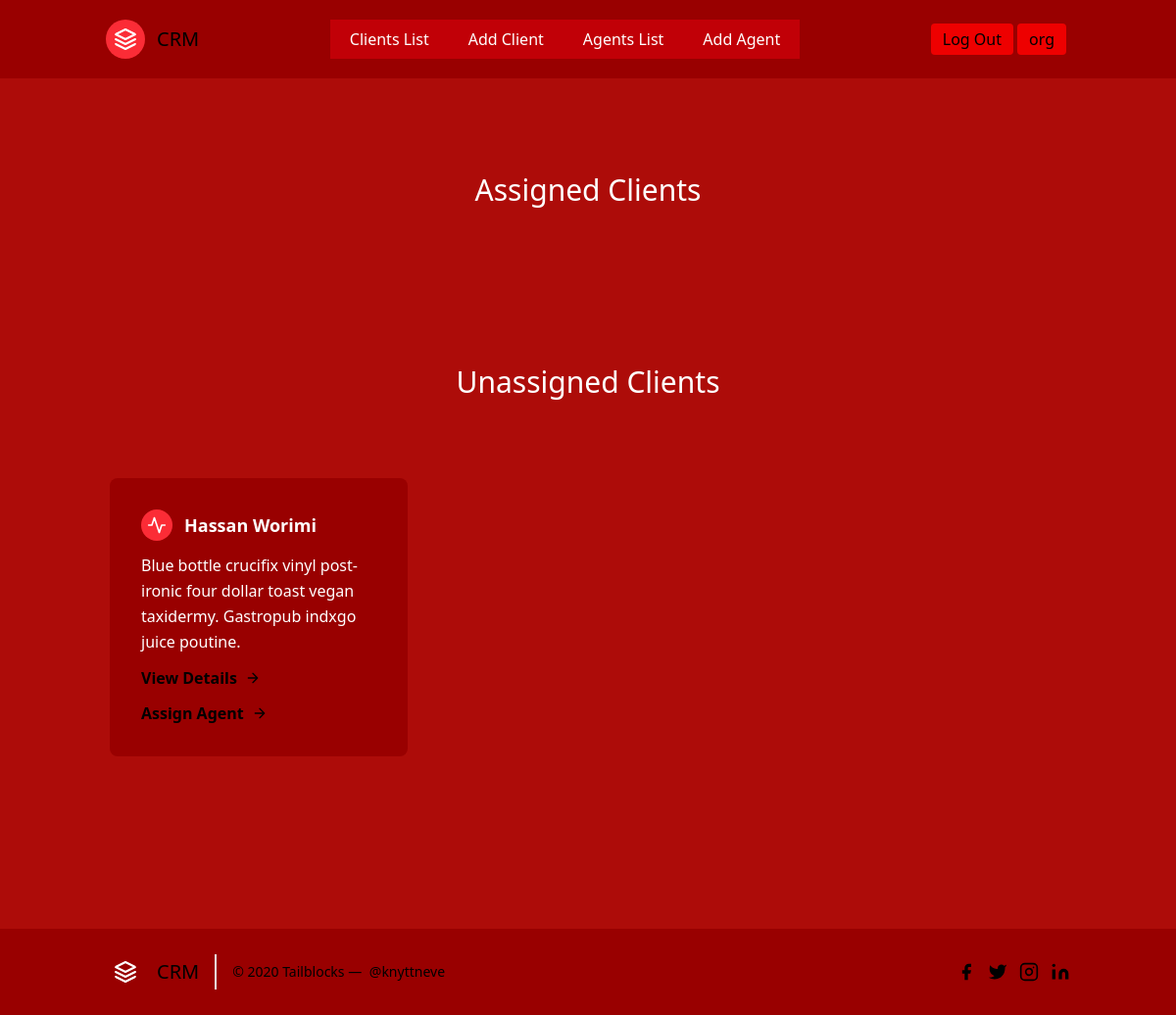
The page /leads/ (signed in) on the database its author committed.
### accounts/models.py (models this page shows, shortened)
class User(AbstractUser):
    is_organizor = models.BooleanField(default=True)
    is_agent = models.BooleanField(default=False)

### leads/models.py (models this page shows, shortened)
class Client(models.Model): #this class stores the records of clients
    source_options = (
        ('1', 'Internet'),
        ('2', 'Newsletter'),
        ('3', 'TV'),
        ('4', 'Other')
    )
    first_name = models.CharField(max_length=40)
    last_name = models.CharField(max_length=40)
    email = models.EmailField()
    source = models.CharField(max_length=50, choices=source_options)
    profile_picture = models.ImageField(blank=True, null=True)
    phoned = models.BooleanField(default=False)
    age = models.IntegerField(validators=[MinValueValidator(18), MaxValueValidator(120)])
    files = models.FileField(blank=True, null=True)
    organization = models.ForeignKey(Organization, on_delete=models.CASCADE)
    agent = models.ForeignKey(Agent, on_delete=models.SET_NULL, null=True, blank=True)

### leads/views.py (the view)
# urls.py: path('', LeadListView.as_view(), name='lead-list'),
class LeadListView(LoginRequiredMixin, ListView):
    template_name = 'lead/lead_list.html'
    def get_queryset(self):
        user = self.request.user
        if user.is_organizor:
            queryset = Client.objects.filter(organization__user=user)
        elif user.is_agent:
            queryset = Client.objects.filter(agent__user=user)
        return queryset

### leads/templates/lead/lead_list.html (shortened to what this page needs)
{% extends 'partials/base.html' %}
    {% block content %}
<section class="text-white body-font">
  <div class="container px-5 py-24 mx-auto"  >
    <div class="flex flex-col text-center w-full mb-20">
      <h1 class="sm:text-3xl text-2xl font-medium title-font text-white">Assigned Clients</h1>
    </div>
    <div class="flex flex-wrap -m-4">
  <div class="container px-5 py-24 mx-auto"  >
    <div class="flex flex-col text-center w-full mb-20">
      <h1 class="sm:text-3xl text-2xl font-medium title-font text-white">Unassigned Clients</h1>
    </div>
    <div class="flex flex-wrap -m-4">
        {% for client in object_list %}
        {% if client.agent == None %}
      <div class="p-4 md:w-1/3" >
        <div class="flex rounded-lg h-full p-8 flex-col" style="background-color:#990000">
          <div class="flex items-center mb-3">
            <div class="w-8 h-8 mr-3 inline-flex items-center justify-center rounded-full bg-red-500 text-white flex-shrink-0">
              <svg fill="none" stroke="currentColor" stroke-linecap="round" stroke-linejoin="round" stroke-width="2" class="w-5 h-5" viewBox="0 0 24 24" data-darkreader-inline-stroke="" style="--darkreader-inline-stroke: currentColor;">
                <path d="M22 12h-4l-3 9L9 3l-3 9H2"></path>
              </svg>
            </div>
            <h2 class="text-white text-lg title-font font-medium" style="font-weight:bold">{{client.first_name}} {{client.last_name}}
    </h2>
          </div>
          <div class="flex-grow">
            <p class="leading-relaxed text-base">Blue bottle crucifix vinyl post-ironic four dollar toast vegan taxidermy. Gastropub indxgo juice poutine.</p>
            <a href="{% url 'leads:lead-detail' client.pk %}" class="mt-3 text-black inline-flex items-center" style="font-weight:bold">View Details
              <svg fill="none" stroke="currentColor" stroke-linecap="round" stroke-linejoin="round" stroke-width="2" class="w-4 h-4 ml-2" viewBox="0 0 24 24" data-darkreader-inline-stroke="" style="--darkreader-inline-stroke: currentColor;">
                <path d="M5 12h14M12 5l7 7-7 7"></path>
              </svg>
            </a>
               <a href="{% url 'agents:agent-assign' client.pk %}" class="mt-3 text-black inline-flex items-center" style="font-weight:bold">Assign Agent
              <svg fill="none" stroke="currentColor" stroke-linecap="round" stroke-linejoin="round" stroke-width="2" class="w-4 h-4 ml-2" viewBox="0 0 24 24" data-darkreader-inline-stroke="" style="--darkreader-inline-stroke: currentColor;">
                <path d="M5 12h14M12 5l7 7-7 7"></path>
              </svg>
            </a>
          </div>
        </div>
      </div>
          {% endif %}
          {% endfor %}
    </div>
  </div>
</section>
{% endblock %}

### leads/templates/partials/header.html (shortened to what this page needs)
 <div class="header">
<header class="text-black-600 body-font" style="background-color:#990000">
  <div class="container mx-auto flex flex-wrap p-5 flex-col md:flex-row items-center">
    <a class="flex title-font font-medium items-center text-gray-900 mb-4 md:mb-0">
     <a href="{% url 'landing-page' %}"> </a>
      <span class="ml-3 text-xl">CRM</span>
    </a>
    {% if request.user.is_authenticated %}
    <nav class="md:ml-auto md:mr-auto flex flex-wrap items-center text-base justify-center">
          <a href="{% url 'leads:lead-list' %}"> <button class=" text-white bg-red-700 border-0 py-2 px-5  hover:bg-red-600 ">Clients List</button></a>
          <a href="{% url 'leads:lead-add' %}"> <button class=" text-white bg-red-700 border-0 py-2 px-5  hover:bg-red-600 ">Add Client</button></a>
    {% if request.user.is_organizor %}
        <a href="{% url 'agents:agent-list' %}"> <button class="  text-white bg-red-700 border-0 py-2 px-5  hover:bg-red-600 ">Agents List</button></a>
        <a href="{% url 'agents:agent-form' %}"> <button class="  text-white bg-red-700 border-0 py-2 px-5  hover:bg-red-600 ">Add Agent</button></a>
    {% endif %}
    </nav>
    <a href="{% url 'account_logout' %}"><button   class=" mr-1 inline-flex items-center border-0 py-1 px-3 focus:outline-none hover:bg-gray-200 rounded text-base mt-4 md:mt-0" style="background-color:#ee0000">Log Out
    </button></a>
    <a href="#"><button  class=" mr-1 inline-flex items-center border-0 py-1 px-3 focus:outline-none hover:bg-gray-200 rounded text-base mt-4 md:mt-0" style="background-color:#ee0000">{{ request.user.username }}
    </button></a>
    {% endif %}
  </div>
</header>
 </div>
<main width

### rows shown on the page
User: user.username "org"
Client: first_name "Hassan", last_name "Worimi"
